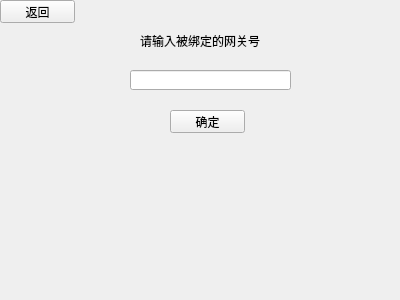
<?xml version="1.0" encoding="UTF-8"?>
<ui version="4.0">
 <class>addreferees</class>
 <widget class="QWidget" name="addreferees">
  <property name="geometry">
   <rect>
    <x>0</x>
    <y>0</y>
    <width>400</width>
    <height>300</height>
   </rect>
  </property>
  <property name="windowTitle">
   <string>Form</string>
  </property>
  <widget class="QPushButton" name="pushButton">
   <property name="geometry">
    <rect>
     <x>170</x>
     <y>110</y>
     <width>75</width>
     <height>23</height>
    </rect>
   </property>
   <property name="text">
    <string>确定</string>
   </property>
  </widget>
  <widget class="QLineEdit" name="lineEdit">
   <property name="geometry">
    <rect>
     <x>130</x>
     <y>70</y>
     <width>161</width>
     <height>20</height>
    </rect>
   </property>
  </widget>
  <widget class="QLabel" name="label">
   <property name="geometry">
    <rect>
     <x>140</x>
     <y>30</y>
     <width>141</width>
     <height>21</height>
    </rect>
   </property>
   <property name="text">
    <string>请输入被绑定的网关号</string>
   </property>
  </widget>
  <widget class="QPushButton" name="pushButton_2">
   <property name="geometry">
    <rect>
     <x>0</x>
     <y>0</y>
     <width>75</width>
     <height>23</height>
    </rect>
   </property>
   <property name="text">
    <string>返回</string>
   </property>
  </widget>
 </widget>
 <resources/>
 <connections/>
</ui>
